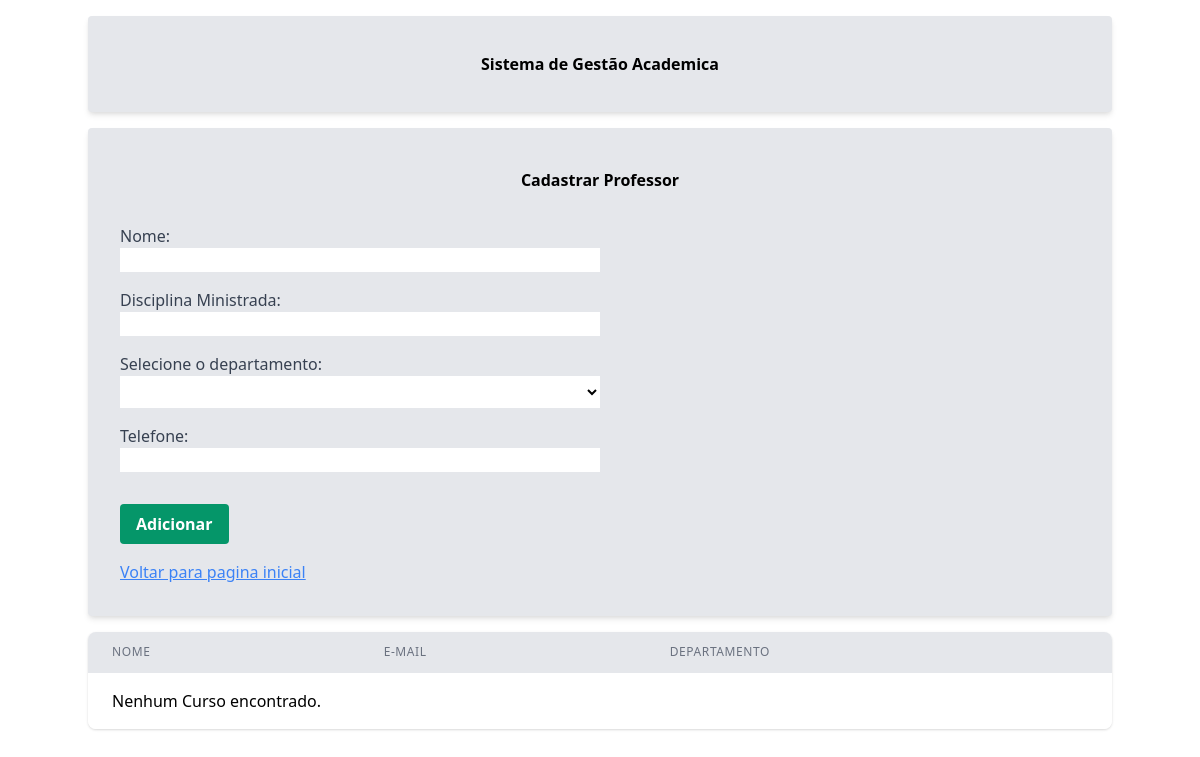
The page /cadastrar_professor/ on the database as committed earlier.
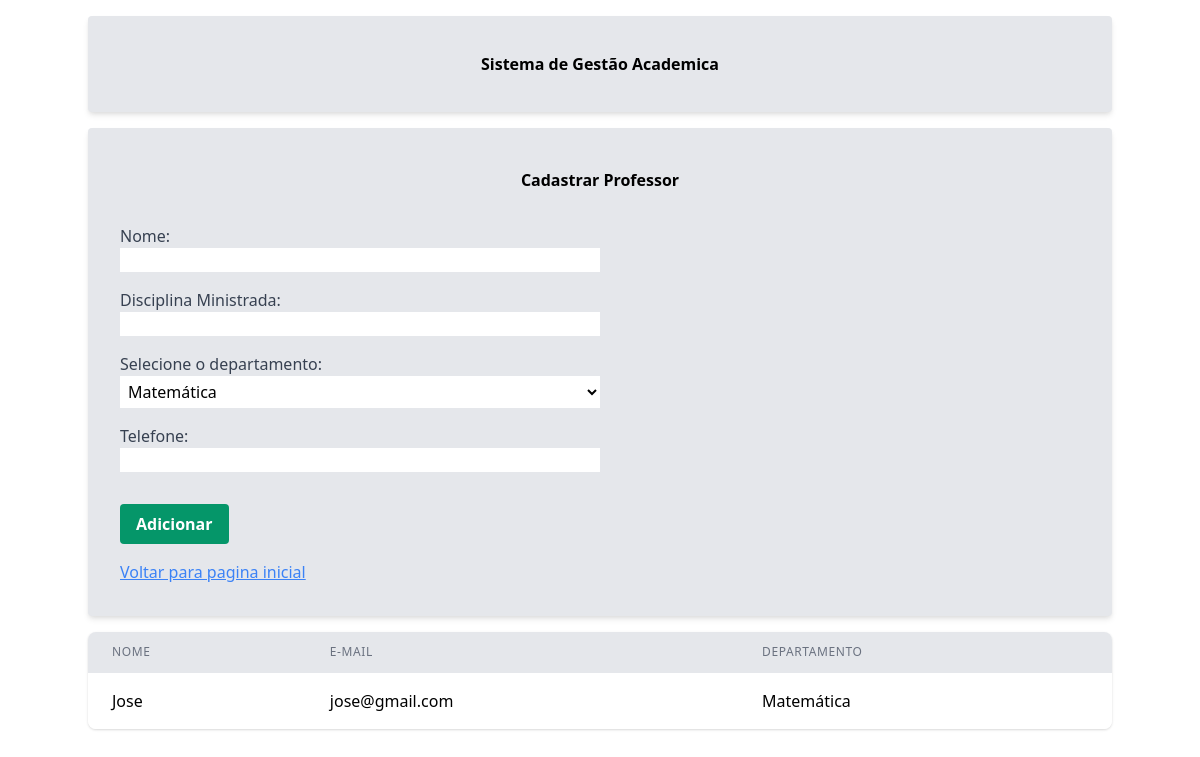
The same page on the database as committed later.
### sistema_academico/models.py (models this page shows, shortened)
class Professor(models.Model):
    nome = models.CharField(max_length=100)
    email = models.EmailField()
    telefone = models.CharField(max_length=20, null=True, blank=True)
    data_contratacao = models.DateField()
    salario = models.DecimalField(max_digits=10, decimal_places=2)
    disciplina_ministrada = models.CharField(max_length=100)
    endereco = models.CharField(max_length=200)
    departamento = models.ForeignKey(Departamento, on_delete=models.CASCADE)

class Departamento(models.Model):
    nome = models.CharField(max_length=100)
    descricao = models.TextField()
    telefone = models.CharField(max_length=20, null=True, blank=True)
    email = models.EmailField()
    def __str__(self):
        return self.nome

### sistema_academico/views.py (the view, shortened to what this page needs)
# urls.py: path('cadastrar_professor/',views.cadastrar_Professor, name='cadastrar_professor'),
def cadastrar_Professor(request):
    professor = Professor.objects.all()
    departamentos = Departamento.objects.all()
    return render(request, 'cadastrar_professor.html', {'professor':professor, 'departamentos':departamentos})

### sistema_academico/templates/cadastrar_professor.html (shortened to what this page needs)
{% extends 'base.html' %}
{% block content %}
<form method="POST" class="bg-gray-200 shadow-md rounded px-8 pt-6 pb-8 mb-4 mt-4 ">
    <div>
        <div class="flex justify-center p-4 mb-4">
            <h1 class="mx-auto text-black text-center font-bold">Cadastrar Professor</h1>
        </div>
        <div class="mb-4">
            <label for="nome" class="block text-gray-700">Nome:</label>
            <input type="text" id="nome" name="nome" class="w-1/2">
        </div>
        <div class="mb-4">
            <label for="disciplina" class="block text-gray-700">Disciplina Ministrada:</label>
            <input type="text" id="disciplina" name="disciplinas" class="w-1/2"><br>
        </div>
        <div class="mb-4">
            <label for="departamento" class="block text-gray-700">Selecione o departamento:</label>
            <select name="departamento" id="departamento" class="w-1/2 p-1 bg-white">
                {% for departamento in departamentos %}
                    <option value="{{ departamento.id }}">{{ departamento.nome }}</option>
                {% endfor %}
            </select>
        </div>
        <div class="mb-4">
            <label for="telefone" class="block text-gray-700">Telefone:</label>
            <input type="text" id="telefone" name="telefone" class="w-1/2"><br>
        </div>
        <div class="flex items-center justify-between py-4">
            <button type="submit" class="bg-green-600 hover:bg-green-700 text-white font-bold py-2 px-4 rounded">
            Adicionar
            </button>
        </div>
    </div>
    <a href="{% url 'home' %}" class="text-blue-500 underline">Voltar para pagina inicial</a>
</form>
<table class="min-w-full divide-y divide-gray-200 bg-white shadow overflow-hidden sm:rounded-lg">
    <thead class="bg-gray-200">
      <tr>
        <th class="px-6 py-3 text-left text-xs font-medium text-gray-500 uppercase tracking-wider">Nome</th>
        <th class="px-6 py-3 text-left text-xs font-medium text-gray-500 uppercase tracking-wider">E-mail</th>
        <th class="px-6 py-3 text-left text-xs font-medium text-gray-500 uppercase tracking-wider">Departamento</th>
    </tr>
    </thead>
    <tbody class="bg-white divide-y divide-gray-200">
      {% for professores in professor %}
        <tr>
          <td class="px-6 py-4 whitespace-nowrap">{{ professores.nome }}</td>
          <td class="px-6 py-4 whitespace-nowrap">{{ professores.email }}</td>
          <td class="px-6 py-4 whitespace-nowrap">{{ professores.departamento }}</td>
        </tr>
      {% empty %}
        <tr>
          <td colspan="5" class="px-6 py-4 whitespace-nowrap">Nenhum Curso encontrado.</td>
        </tr>
      {% endfor %}
    </tbody>
    </div>
{% endblock %}

Rows that differ between the two databases and show on the page:
added Professor: nome "Jose", email "jose@gmail.com", departamento "Matemática"
Other text that changed with them:
form field departamento: (not shown) → "Matemática"
text no longer shown: "Nenhum Curso encontrado."
